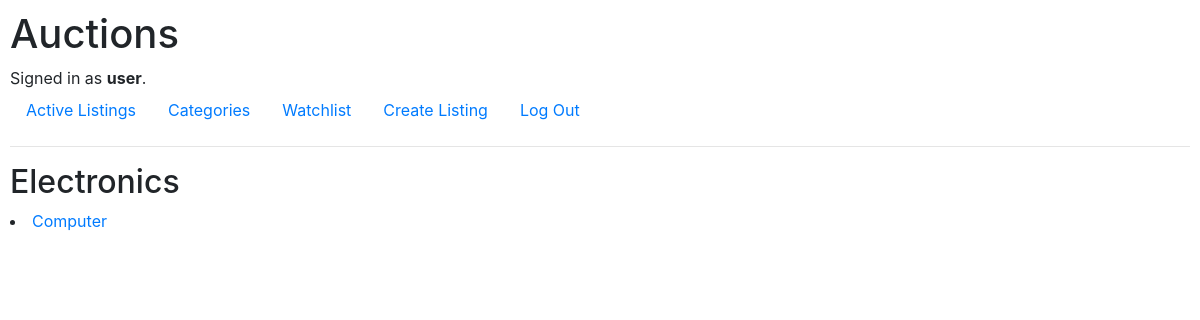
The page /category/Electronics/ (signed in) on the database as committed earlier.
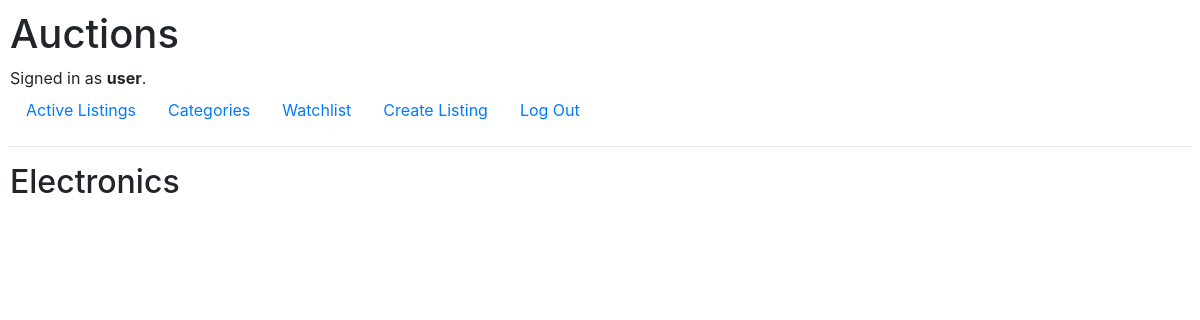
The same page on the database as committed later.
### auctions/models.py (models this page shows, shortened)
class Auction(models.Model):
    title = models.CharField(max_length=200)
    description = models.TextField()
    img_url = models.TextField()
    price = models.IntegerField()
    created_date = models.DateTimeField(default=timezone.now)
    user = models.ForeignKey('User', on_delete=models.PROTECT)
    category = models.ForeignKey('Category', on_delete=models.PROTECT, null=True)
    closed = models.BooleanField('Closed', default=False)
    winner = models.ForeignKey('User', on_delete=models.PROTECT, null=True, related_name="auction_winner")

### auctions/views.py (the view)
# urls.py: path("category/<str:name>/", views.category, name="category"),
def category(request, name):
    auctions = Auction.objects.filter(category__name=name, closed=False)
    return render(request, "auctions/category.html", {"name": name, "auctions": auctions})

### auctions/templates/auctions/category.html
{% extends "auctions/layout.html" %}
{% block body %}
    <h2>{{ name }}</h2>
        {% for auction in auctions %}
            <li><a href="{% url 'show' auction.title %}"> {{ auction.title }} </a></li>
        {% endfor %}
{% endblock %}

Rows that differ between the two databases and show on the page:
removed Auction: title "Computer"
